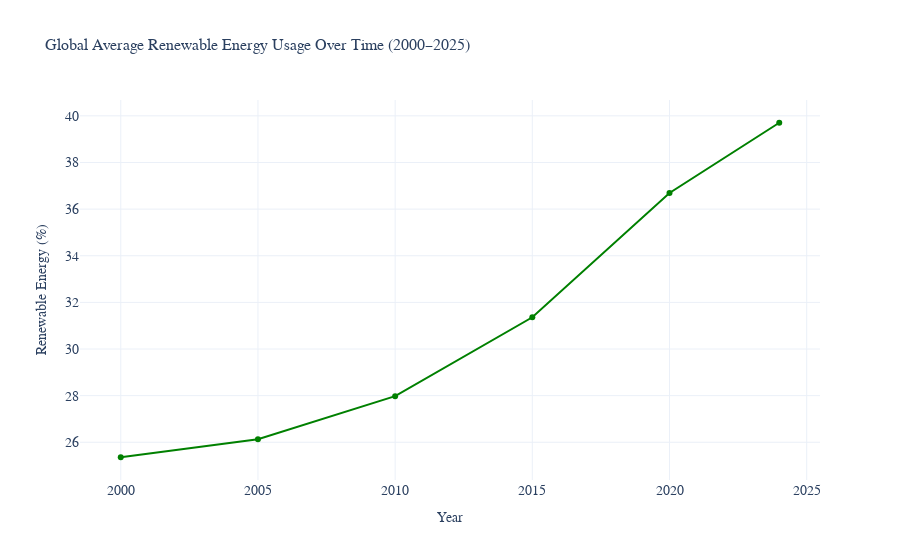

Notebook cell for this chart:
### Markdown cell above
# Visualization 1 - Global Average Renewable Energy Usage (2000-2025)

### Code cell
import plotly.express as px

# Calculate renewable energy average of all countries each year
global_renewable_trend = temperature_df.groupby("Year")["Renewable_Energy_pct"].mean().reset_index()

# Create figure
fig = px.line(
    global_renewable_trend,
    x="Year",
    y="Renewable_Energy_pct",
    markers=True,
    title="Global Average Renewable Energy Usage Over Time (2000–2025)",
    labels={"Renewable_Energy_pct": "Renewable Energy (%)"},
    template="plotly_white"
)

# Style settings
fig.update_traces(line=dict(color='green'))
fig.update_layout(
    font=dict(family="Times New Roman", size=14),
    title_font=dict(family="Times New Roman", size=16),
    xaxis_title_font=dict(family="Times New Roman", size=14),
    yaxis_title_font=dict(family="Times New Roman", size=14)
)

# Save as PNG
fig.write_image("global_renewable_trend.png", width=1200, height=600, scale=2)

# Show interactive chart
fig.show()

### Figure 1 — Plotly figure (JSON) as saved in the notebook; plotly's stock layout.template omitted (floating-point values rounded to 4 significant figures)
{"data": [{"hovertemplate": "Year=%{x}<br>Renewable Energy (%)=%{y}<extra></extra>", "legendgroup": "", "line": {"color": "green", "dash": "solid"}, "marker": {"symbol": "circle"}, "mode": "lines+markers", "name": "", "orientation": "v", "showlegend": false, "type": "scatter", "x": [2000, 2005, 2010, 2015, 2020, 2024], "xaxis": "x", "y": [25.36, 26.13, 27.98, 31.36, 36.69, 39.7], "yaxis": "y"}], "layout": {"font": {"family": "Times New Roman", "size": 14}, "legend": {"tracegroupgap": 0}, "title": {"font": {"family": "Times New Roman", "size": 16}, "text": "Global Average Renewable Energy Usage Over Time (2000–2025)"}, "xaxis": {"anchor": "y", "domain": [0, 1], "title": {"font": {"family": "Times New Roman", "size": 14}, "text": "Year"}}, "yaxis": {"anchor": "x", "domain": [0, 1], "title": {"font": {"family": "Times New Roman", "size": 14}, "text": "Renewable Energy (%)"}}}}
